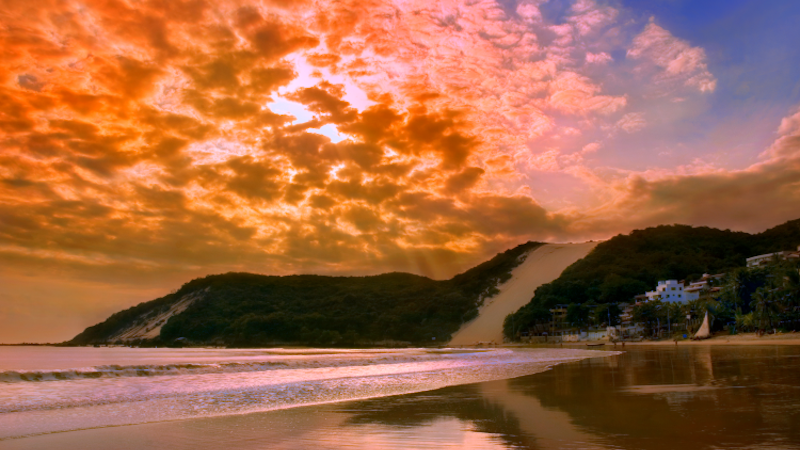
//> input picture tiltshift/por-do-sol-ponta-negra.png, 800 x 450 px
$ ./tiltshift   (built with g++ and OpenCV 4)
//> lines starting //> are read from the running program, lines starting //| are printed output that depends on the picture
#include <iostream>
#include <cmath>
#include <opencv2/opencv.hpp>

// Variaveis globais de parametros
int height_slider = 20;      // Altura da faixa em foco (h)
int height_slider_max = 100;

int decay_slider = 10;       // Forca de decaimento (delta)
int decay_slider_max = 100;

int pos_slider = 50;         // Posicao vertical do centro (y0)
int pos_slider_max = 100;

cv::Mat imageOriginal, imageBlurred, imageResult;

void processTiltShift() {
  int rows = imageOriginal.rows;
  int cols = imageOriginal.cols;

  // Mapeamento dos valores dos sliders para parametros reais
  double h = (height_slider / (double)height_slider_max) * rows;
  double y0 = (pos_slider / (double)pos_slider_max) * rows;
  double delta = decay_slider + 1.0; // Evita divisao por zero

  // Matriz de peso alfa (3 canais)
  cv::Mat alpha = cv::Mat::zeros(rows, cols, CV_32FC3);

  for (int r = 0; r < rows; r++) {
    // Equacao da mascara baseada na funcao tangente hiperbolica (sigmoide)
    double val = 0.5 * (std::tanh((r - y0 + h / 2.0) / delta) - std::tanh((r - y0 - h / 2.0) / delta));

    // Atribui o peso calculado para todos os canais (BGR) do pixel
    for (int c = 0; c < cols; c++) {
      alpha.at<cv::Vec3f>(r, c) = cv::Vec3f(val, val, val);
    }
  }

  cv::Mat imgOrigFloat, imgBlurFloat, resultFloat;
  imageOriginal.convertTo(imgOrigFloat, CV_32FC3);
  imageBlurred.convertTo(imgBlurFloat, CV_32FC3);

  // Blending: Result = Original * alpha + Blurred * (1 - alpha)
  cv::Mat alphaInverse = cv::Scalar(1.0, 1.0, 1.0) - alpha;
  resultFloat = imgOrigFloat.mul(alpha) + imgBlurFloat.mul(alphaInverse);

  resultFloat.convertTo(imageResult, CV_8UC3);
  cv::imshow("Efeito Tilt-Shift", imageResult);
}

void on_trackbar(int, void*) {
  processTiltShift();
}

int main(int argc, char** argv) {
  std::string filename = (argc > 1) ? argv[1] : "por-do-sol-ponta-negra.png";
  imageOriginal = cv::imread(filename);
//> imageOriginal is the input picture: 450 rows x 800 cols, CV_8UC3; mean B, G, R 68.2, 101.6, 161.4

  if (imageOriginal.empty()) {
    std::cerr << "Erro ao abrir a imagem: " << filename << std::endl;
    std::cout << "Uso: ./tiltshift <caminho_da_imagem>" << std::endl;
    return -1;
  }

  // Gera a versao borrada com filtro Gaussiano
  cv::GaussianBlur(imageOriginal, imageBlurred, cv::Size(21, 21), 0);
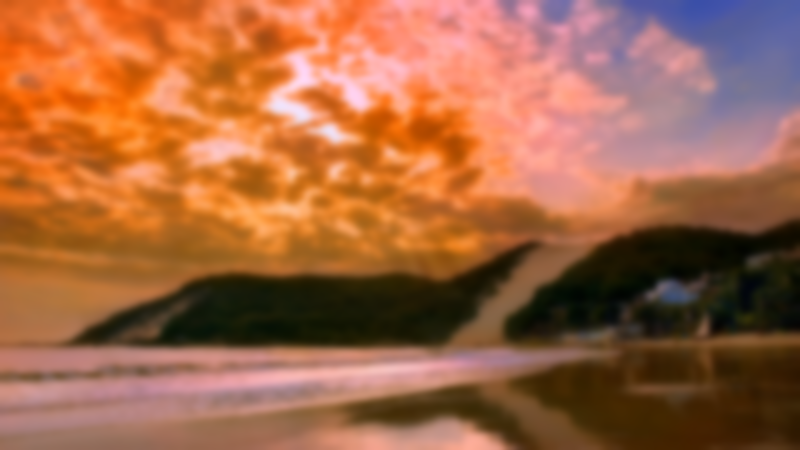
//> imageBlurred: 450 rows x 800 cols, CV_8UC3; mean B, G, R 68.2, 101.6, 161.4

  cv::namedWindow("Efeito Tilt-Shift", cv::WINDOW_NORMAL);
  cv::resizeWindow("Efeito Tilt-Shift", 800, 600);

  // Criacao das 3 trackbars solicitadas
  cv::createTrackbar("Altura Foco (h)", "Efeito Tilt-Shift", &height_slider, height_slider_max, on_trackbar);
  cv::createTrackbar("Decaimento (delta)", "Efeito Tilt-Shift", &decay_slider, decay_slider_max, on_trackbar);
  cv::createTrackbar("Posicao Vert (y0)", "Efeito Tilt-Shift", &pos_slider, pos_slider_max, on_trackbar);

  // Processa a imagem inicial
  processTiltShift();
//> after the loop in processTiltShift, `for (int r = 0; r < rows; r++)`:
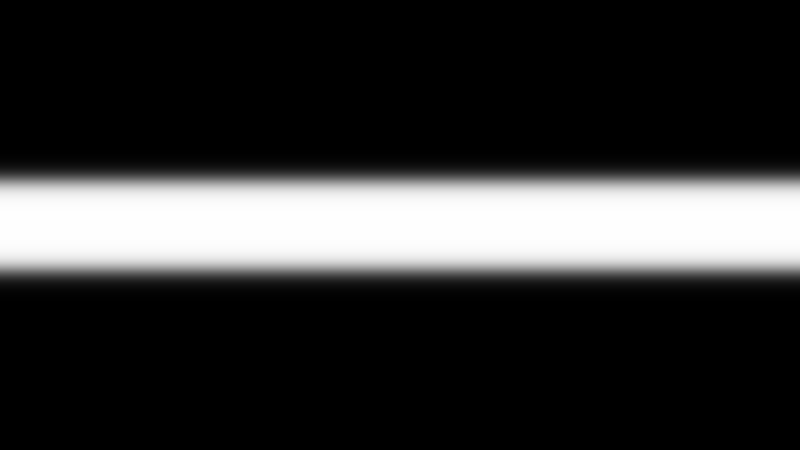
//> alpha: 450 rows x 800 cols, CV_32FC3; min 6.11e-15, max 0.999, mean 0.2

  std::cout << "\n=== CONTROLES TILT-SHIFT ===" << std::endl;
  std::cout << "Ajuste os sliders para modificar a regiao de foco." << std::endl;
  std::cout << "Pressione 's' para salvar a imagem final." << std::endl;
  std::cout << "Pressione 'ESC' para sair." << std::endl;

  while (true) {
    char k = (char)cv::waitKey(30);
//> the Esc key is pressed
    if (k == 27) break; // ESC
    if (k == 's' || k == 'S') {
      cv::imwrite("tiltshift_resultado.png", imageResult);
      std::cout << "Imagem salva com sucesso como 'tiltshift_resultado.png'!" << std::endl;
    }
  }

  // Salva automaticamente o resultado ao sair
  cv::imwrite("tiltshift_resultado.png", imageResult);
  return 0;
}
